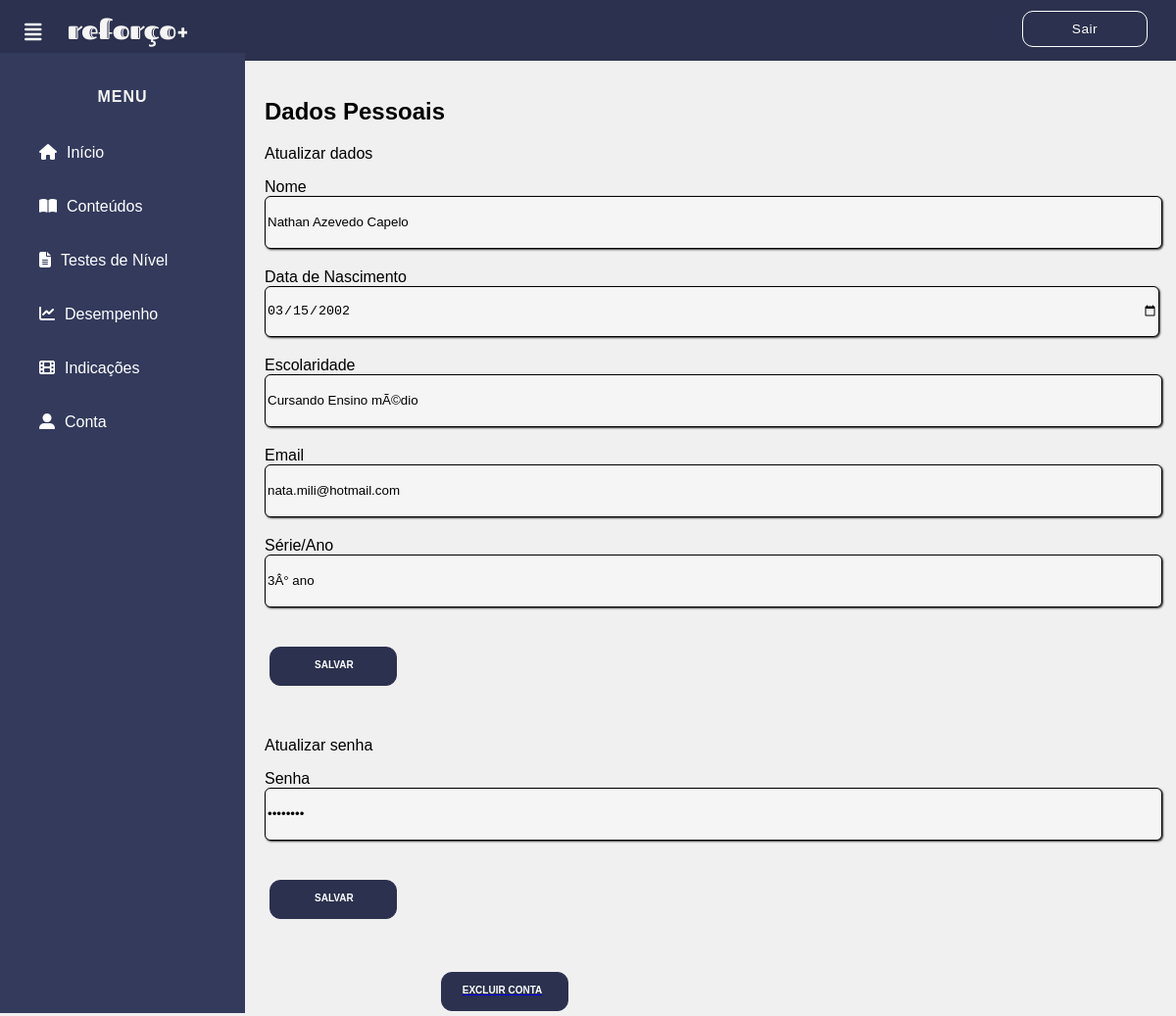
The app's page /php/conta.php (signed in), older data.
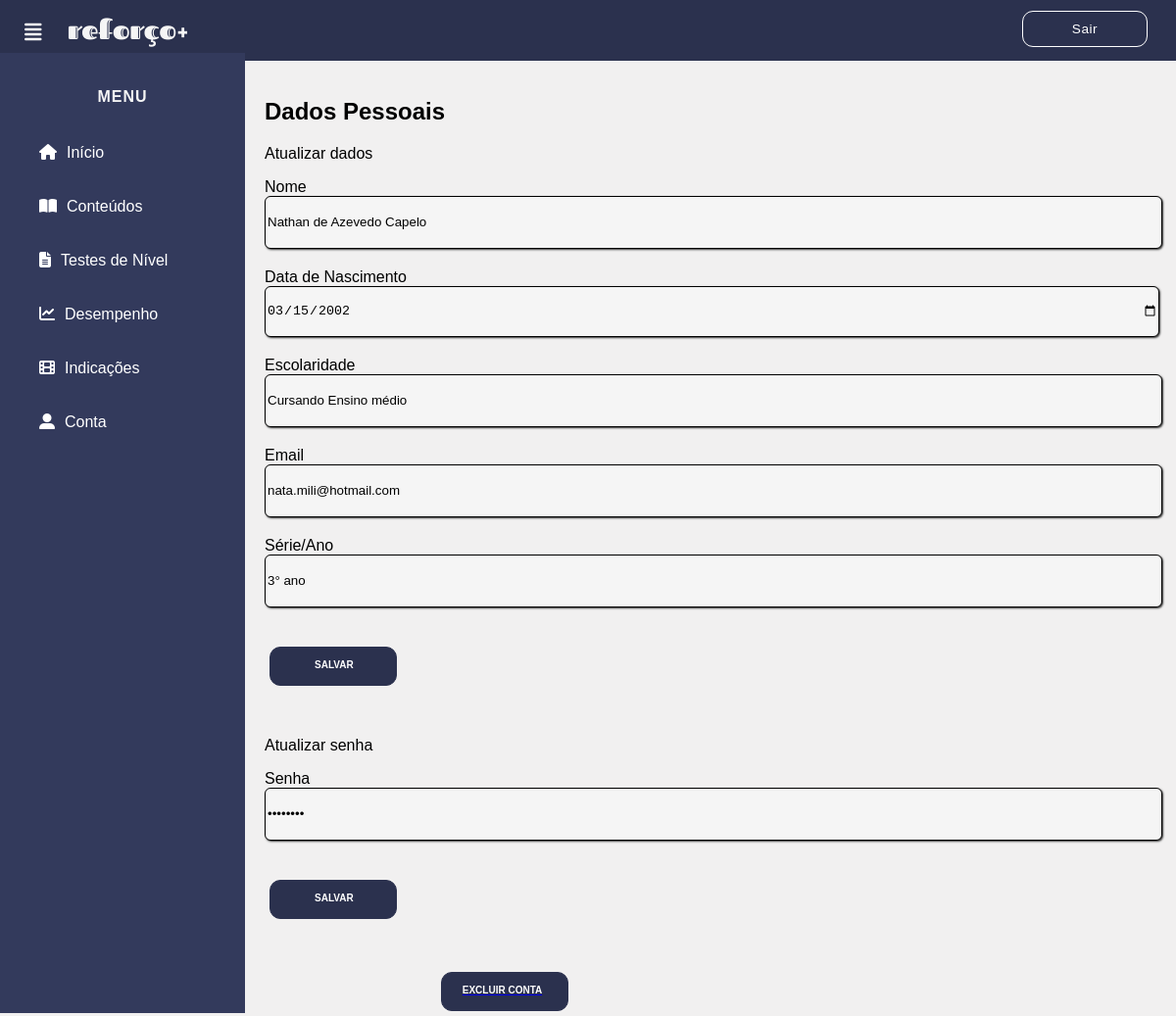
The same page, newer data.
### tables this page shows
CREATE TABLE `usuario` (
  `ID_usuario` int(3) NOT NULL,
  `nome_usuario` varchar(100) NOT NULL,
  `data_nasc` date NOT NULL,
  `escolaridade` varchar(50) NOT NULL,
  `email_usuario` varchar(100) NOT NULL,
  `senha_usuario` varchar(10) NOT NULL,
  `serie_ano` varchar(30) NOT NULL
);

### php/conta.php (the view, shortened to what the changed rows need)
<!DOCTYPE html>
<html lang="pt-br">
<head>
    <link rel="stylesheet" href="../css/inicio.css">
	<link rel="stylesheet" href="../css/conta.css">
  </head>
  <body>
<?php
$email=$_SESSION['email_usuario'];
$conexao = mysqli_connect('127.0.0.1','root','','bd_reo_tcc') or die("erro de conexão");
if($email=="ADM_reforc@gmail.com"){
  $consulta="SELECT * FROM administrador WHERE email_adm = '$email'";
  $res = mysqli_query($conexao, $consulta);
        $mostrar = mysqli_fetch_array($res);
?>
<div class="menu">
      <center>
      <h4>MENU</h4>
      </center>
      <a href="../inicio_adm.html"><i class="fas fa-home"></i><span>Início</span></a>
      <a href="includeconteudos.php"><i class="fas fa-book-open"></i><span>Cadastro de conteúdos</span></a>
      <a href="includequestoes.php"><i class="fas fa-file-alt"></i><span>Cadastro de questões</span></a>
      <a href="includeindicacoes.php"><i class="fas fa-film"></i><span>Cadastro de indicações</span></a>
      <a href="conta.php"><i class="fas fa-user-alt"></i><span>Conta</span></a>
    </div>
    <div class="conteudo">
<form action="editar_adm.php" method="POST">
						<h2> Dados Pessoais </h2>
						<p> Atualizar dados </p>
					    <label for="exampleInputEmail1">Nome</label>
						<input type="TEXT" class="form-control1" id="exampleInputEmail1" aria-describedby="emailHelp" name="Nome" placeholder="Nome"  style="text-align: left " value="<?php echo utf8_encode($mostrar['nome_adm']);?>" required>
					    <label for="exampleInputEmail1">Email</label>
						<input type="email" class="form-control4" id="exampleInputEmail1" aria-describedby="emailHelp" name="Email" placeholder="Email" style="text-align: left" value="<?php echo utf8_encode($mostrar['email_adm']);?>" disabled>
					    <button type="submit" class="btn2 btn-color2" style= "text-align:left">Salvar</button>
					   <br><br><br>
						<p> Atualizar senha </p>
                        <label for="exampleInputPassword1">Senha</label>
                        <input type="password" class="form-control6" id="exampleInputPassword1" name="Senha"  placeholder="Senha" style="text-align: left" value="<?php echo $mostrar['senha_adm'];?>" required>
			        <button type="submit" class="btn2 btn-color2" style= "text-align:left">Salvar</button>
					</form>
<br>
<br>
<br>
		<?php
}
else{
  $consulta="SELECT * FROM usuario WHERE email_usuario = '$email'";
$res = mysqli_query($conexao, $consulta);
        $mostrar = mysqli_fetch_array($res);
?>
<div class="menu">
      <center>
      <h4>MENU</h4>
      </center>
      <a href="../inicio.html"><i class="fas fa-home"></i><span>Início</span></a>
      <a href="conteudos.php"><i class="fas fa-book-open"></i><span>Conteúdos</span></a>
      <a href="testeniveis.php"><i class="fas fa-file-alt"></i><span>Testes de Nível</span></a>
      <a href="#"><i class="fas fa-chart-line"></i><span>Desempenho</span></a>
      <a href="indicacoes.php"><i class="fas fa-film"></i><span>Indicações</span></a>
      <a href="conta.php"><i class="fas fa-user-alt"></i><span>Conta</span></a>
    </div>
    <div class="conteudo">
<form action="editar.php" method="POST">
						<h2> Dados Pessoais </h2>
						<p> Atualizar dados </p>
					    <label for="exampleInputEmail1">Nome</label>
						<input type="TEXT" class="form-control1" id="exampleInputEmail1" aria-describedby="emailHelp" name="Nome" placeholder="Nome Completo"  style="text-align: left " value="<?php echo utf8_encode($mostrar['nome_usuario']);?>" required>
					    <label for="exampleInputEmail1">Data de Nascimento</label>
						<input type="date" class="form-control2" id="exampleInputEmail1" aria-describedby="emailHelp" name="data_nasc" placeholder="Data de Nascimento" style="text-align: left" value="<?php echo utf8_encode($mostrar['data_nasc']);?>" required>
					    <label for="exampleInputEmail1">Escolaridade</label>
						<input type="text" class="form-control3" id="exampleInputEmail1" aria-describedby="emailHelp" name="escolaridade"  placeholder="Escolaridade" style="text-align: left" value="<?php echo utf8_encode($mostrar['escolaridade']);?>" required>
					    <label for="exampleInputEmail1">Email</label>
						<input type="email" class="form-control4" id="exampleInputEmail1" aria-describedby="emailHelp" name="Email" placeholder="Email" style="text-align: left" value="<?php echo utf8_encode($mostrar['email_usuario']);?>" required>
					    <label for="exampleInputEmail1">Série/Ano</label>
						<input type="text" class="form-control5" id="exampleInputEmail1" aria-describedby="emailHelp" name="Serie_ano"  placeholder="Serie/ano" style="text-align: left" value="<?php echo utf8_encode($mostrar['serie_ano']);?>" required>
					    <button type="submit" class="btn2 btn-color2" style= "text-align:left">Salvar</button>
					   <br><br><br>
						<p> Atualizar senha </p>
                        <label for="exampleInputPassword1">Senha</label>
                        <input type="password" class="form-control6" id="exampleInputPassword1" name="Senha"  placeholder="Senha" style="text-align: left" value="<?php echo $mostrar['senha_usuario'];?>" required>
			        <button type="submit" class="btn2 btn-color2" style= "text-align:left">Salvar</button>
					</form>
<br>
<br>
<br>
		<?php
       echo "<a href='excluir.php?email=".$mostrar['email_usuario']."'><button class='btn1 btn-color1'>Excluir conta</button></a>";
}
?>
</div>
</body>
</html>

Row changes from the older to the newer data that the page shows:
changed usuario "nata.mili@hotmail.com": Nome "Nathan Azevedo Capelo" → "Nathan de Azevedo Capelo"; escolaridade "Cursando Ensino mÃ©dio" → "Cursando Ensino médio"; Serie_ano "3Â° ano" → "3° ano"
